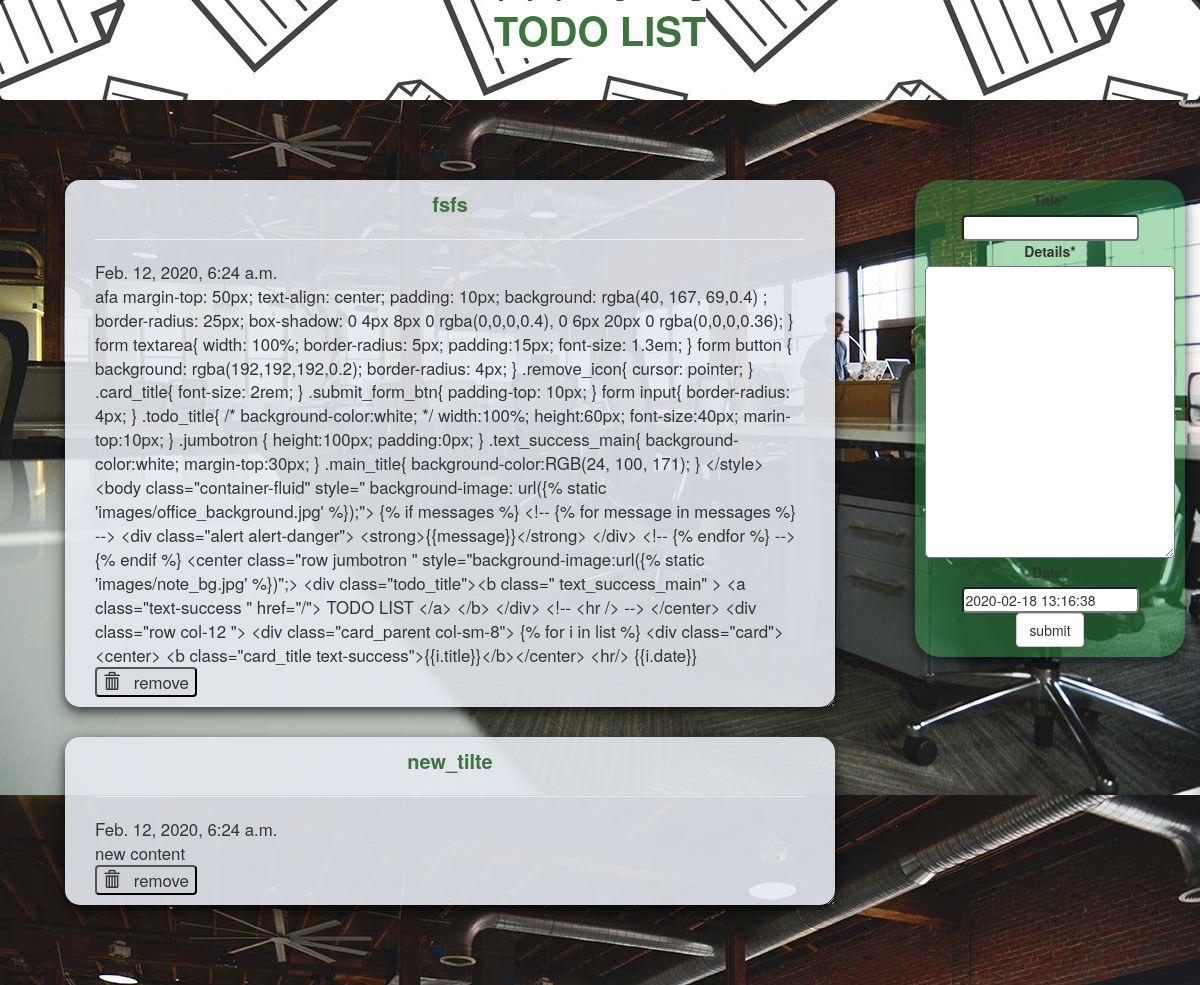
The page / on the database its author committed.
### todo_app/models.py (models this page shows, shortened)
class TodoModel(models.Model):
    title = models.CharField(max_length = 100)
    details = models.TextField()
    date = models.DateTimeField(default = timezone.now)

### todo_app/views.py (the view)
# urls.py: path('',views.index,name='index'),
def index(request):
    items_list = TodoModel.objects.order_by('-date')
    if request.method == 'POST':
        form_ = TodoForm(request.POST)
        if form_.is_valid():
            form_.save()
            return redirect('index')
    form_ = TodoForm()
    page = {
        'form_':form_,
        'list':items_list,
        'title':'TODO LIST',
    }
    return render(request,'index.html',page)

### todo_app/forms.py
class TodoForm(forms.ModelForm):
    class Meta:
        model = TodoModel
        fields = "__all__"

### todo_app/templates/index.html (shortened to what this page needs)
{% load crispy_forms_tags %}
{% load staticfiles %}
<!DOCTYPE html>
<html lang="en" dir="ltr">
  <head>
    <link rel="stylesheet" href="https://maxcdn.bootstrapcdn.com/bootstrap/3.3.7/css/bootstrap.min.css">
  </head>
  <body class="container-fluid"
  style=" background-image: url({% static 'images/office_background.jpg' %});">
    <center class="row jumbotron "
    style="background-image:url({% static 'images/note_bg.jpg' %})";>
      <div class="todo_title"><b class=" text_success_main" >
        <a class="text-success " href="/"> TODO LIST </a>
       </b>
     </div>
    </center>
      <div class="row col-12 ">
          <div class="card_parent col-sm-8">
              {% for i in list  %}
                <div class="card">
                    <center> <b class="card_title text-success">{{i.title}}</b></center>
                    <hr/>
                    {{i.date}}
                    <br/>
                    {{i.details}}
                    <form class="" action="/del/{{i.id}}" method="post">
                        <button type="submit" class="remove_icon">
                          <i class="glyphicon glyphicon-trash"></i> &nbsp; remove
                        </button>
                    </form>
                  </div>
              {% endfor %}
            </div>
          <div class="col-sm-3">
            <div class="submit_form">
              <form class="" method="post">
                {{ form_|crispy }}
                <span class="submit_form_btn">
                    <input class="btn btn-default" type="submit" name="" value="submit">
                </span>
              </form>
            </div>
          </div>
      </div>
  </body>
</html>

### todo_app/templates/index.html (style rules this page uses)
.card_parent { margin: 50px; }
.card { box-shadow: 0 4px 8px 0 rgba(0,0,0,0.5), 0 6px 20px 0 rgba(0,0,0,0.39); background: rgba(229, 233, 240,0.9); margin-bottom : 30px; border-radius: 15px; padding : 10px 30px 10px 30px ; overflow: auto; resize: both; text-overflow: ellipsis; font-size: 1.2em; }
.submit_form { margin-top: 50px; text-align: center; padding: 10px; background: rgba(40, 167, 69,0.4) ; border-radius: 25px; box-shadow: 0 4px 8px 0 rgba(0,0,0,0.4), 0 6px 20px 0 rgba(0,0,0,0.36); }
form textarea { width: 100%; border-radius: 5px; padding:15px; font-size: 1.3em; }
form button { background: rgba(192,192,192,0.2); border-radius: 4px; }
.remove_icon { cursor: pointer; }
.card_title { font-size: 2rem; }
.submit_form_btn { padding-top: 10px; }
form input { border-radius: 4px; }
.todo_title { width:100%; height:60px; font-size:40px; marin-top:10px; }
.jumbotron { height:100px; padding:0px; }
.text_success_main { background-color:white; margin-top:30px; }

### rows shown on the page
TodoModel: title "fsfs", date "Feb. 12, 2020, 6:24 a.m.", details "afa margin-top: 50px; text-align: center; padding: 10px; background: rgba(40, 167, 69,0.4) ; border-radius: 25px; box-shadow: 0 4px 8px 0 rgba(0,0,0,0.4), 0 6px 20px 0 rgba(0,0,0,0.36); } form textarea{ width: 100%; border-radius: 5px; padding:15px; font-size: 1.3em; } form button { background: rgba(192,192,192,0.2); border-radius: 4px; } .remove_icon{ cursor: pointer; } .card_title{ font-size: 2rem; } .submit_form_btn{ padding-top: 10px; } form input{ border-radius: 4px; } .todo_title{ /* background-color:white; */ width:100%; height:60px; font-size:40px; marin-top:10px; } .jumbotron { height:100px; padding:0px; } .text_success_main{ background-color:white; margin-top:30px; } .main_title{…"
TodoModel: title "new_tilte", date "Feb. 12, 2020, 6:24 a.m.", details "new content"
